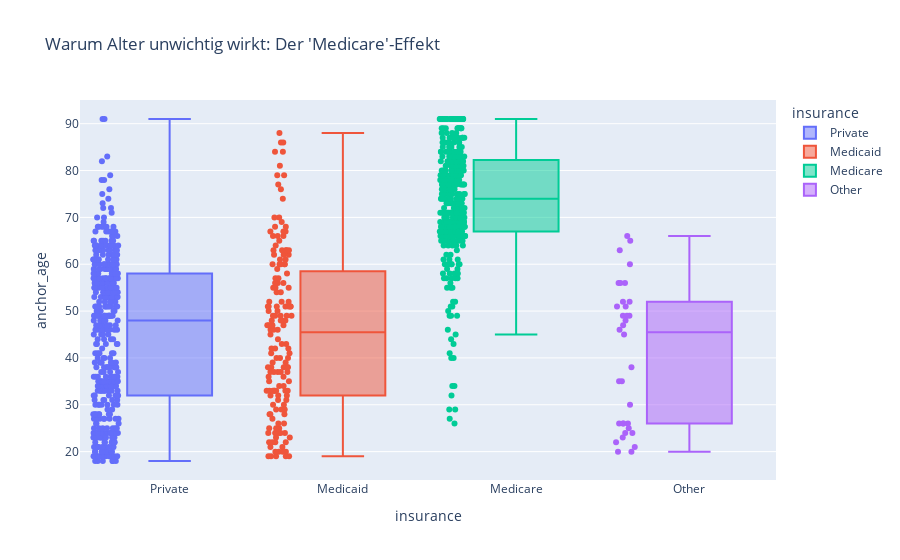

The cell this chart's notebook holds for it:
### Markdown cell above
# 4.1 Visualization Data

### Code cell
# Check: Zusammenhang zwischen Alter und Versicherung (Medicare)
# Wir schauen, wie hoch das Durchschnittsalter pro Versicherungsgruppe ist.
import plotly.express as px

if sample: 
    X_val = X_val_sample
    y_val = y_val_sample
else: 
    X_val = X_val
    y_val = y_val

df_analyze = X_val.copy() # Kopie für Analyse
if hasattr(df_analyze, "to_pandas"):
    df_analyze = df_analyze.to_pandas()

# Boxplot zeigt klar: Medicare-Patienten sind fast alle 65+
fig = px.box(df_analyze, x="insurance", y="anchor_age", 
             title="Warum Alter unwichtig wirkt: Der 'Medicare'-Effekt",
             points="all", 
             color="insurance")
fig.show()

### Figure 1 — Plotly figure (JSON) as saved in the notebook; plotly's stock layout.template omitted (floating-point values rounded to 4 significant figures; data arrays with more than 128 entries replaced by an {"elided": "..."} marker saying what was removed)
{"data": [{"alignmentgroup": "True", "boxpoints": "all", "hovertemplate": "insurance=%{x}<br>anchor_age=%{y}<extra></extra>", "legendgroup": "Private", "marker": {"color": "#636efa"}, "name": "Private", "notched": false, "offsetgroup": "Private", "orientation": "v", "showlegend": true, "type": "box", "x": {"elided": "424 str values"}, "x0": " ", "xaxis": "x", "y": {"elided": "424 int values"}, "y0": " ", "yaxis": "y"}, {"alignmentgroup": "True", "boxpoints": "all", "hovertemplate": "insurance=%{x}<br>anchor_age=%{y}<extra></extra>", "legendgroup": "Medicaid", "marker": {"color": "#EF553B"}, "name": "Medicaid", "notched": false, "offsetgroup": "Medicaid", "orientation": "v", "showlegend": true, "type": "box", "x": {"elided": "160 str values"}, "x0": " ", "xaxis": "x", "y": {"elided": "160 int values"}, "y0": " ", "yaxis": "y"}, {"alignmentgroup": "True", "boxpoints": "all", "hovertemplate": "insurance=%{x}<br>anchor_age=%{y}<extra></extra>", "legendgroup": "Medicare", "marker": {"color": "#00cc96"}, "name": "Medicare", "notched": false, "offsetgroup": "Medicare", "orientation": "v", "showlegend": true, "type": "box", "x": {"elided": "357 str values"}, "x0": " ", "xaxis": "x", "y": {"elided": "357 int values"}, "y0": " ", "yaxis": "y"}, {"alignmentgroup": "True", "boxpoints": "all", "hovertemplate": "insurance=%{x}<br>anchor_age=%{y}<extra></extra>", "legendgroup": "Other", "marker": {"color": "#ab63fa"}, "name": "Other", "notched": false, "offsetgroup": "Other", "orientation": "v", "showlegend": true, "type": "box", "x": ["Other", "Other", "Other", "Other", "Other", "Other", "Other", "Other", "Other", "Other", "Other", "Other", "Other", "Other", "Other", "Other", "Other", "Other", "Other", "Other", "Other", "Other", "Other", "Other", "Other", "Other", "Other", "Other", "Other", "Other", "Other", "Other", "Other", "Other"], "x0": " ", "xaxis": "x", "y": [63, 26, 56, 49, 23, 56, 52, 60, 47, 38, 20, 49, 52, 24, 51, 30, 45, 26, 48, 20, 66, 35, 35, 24, 25, 21, 26, 49, 46, 56, 26, 65, 51, 22], "y0": " ", "yaxis": "y"}], "layout": {"boxmode": "overlay", "legend": {"title": {"text": "insurance"}, "tracegroupgap": 0}, "title": {"text": "Warum Alter unwichtig wirkt: Der 'Medicare'-Effekt"}, "xaxis": {"anchor": "y", "categoryarray": ["Private", "Medicaid", "Medicare", "Other", null], "categoryorder": "array", "domain": [0, 1], "title": {"text": "insurance"}}, "yaxis": {"anchor": "x", "domain": [0, 1], "title": {"text": "anchor_age"}}}}
